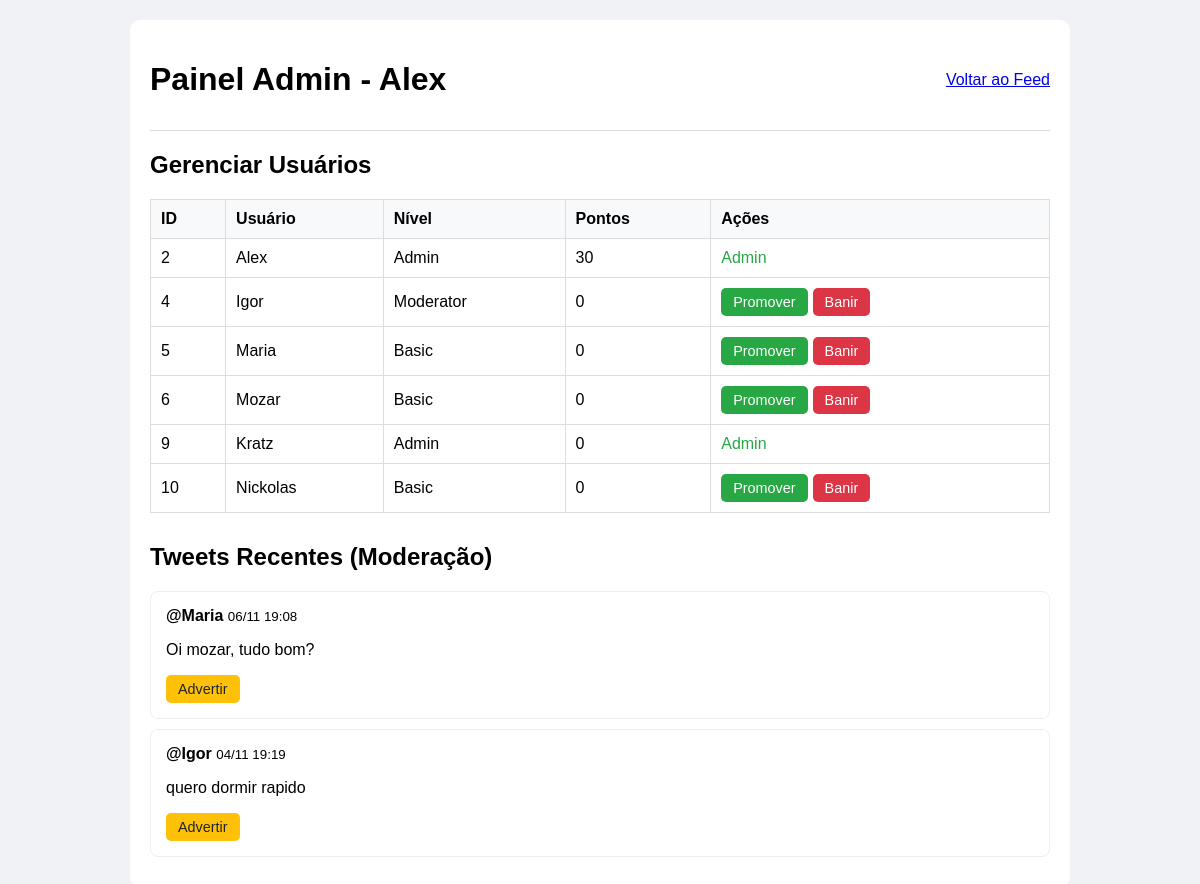
/admin_dashboard.php (signed in), run on the app's committed database.
### tables this page shows
CREATE TABLE `users` (
  `id` bigint NOT NULL AUTO_INCREMENT,
  `username` varchar(50) NOT NULL,
  `email` varchar(100) NOT NULL,
  `password_hash` varchar(255) NOT NULL,
  `name` varchar(100) DEFAULT NULL,
  `created_at` timestamp NOT NULL DEFAULT CURRENT_TIMESTAMP,
  `privilege_level` enum('basic','intermediate','advanced','moderator','admin','banned','suspended') NOT NULL DEFAULT 'basic',
  `points` int DEFAULT '0',
  PRIMARY KEY (`id`),
  UNIQUE KEY `username` (`username`),
  UNIQUE KEY `email` (`email`)
);

CREATE TABLE `tweets` (
  `id` bigint NOT NULL AUTO_INCREMENT,
  `user_id` bigint NOT NULL,
  `content` varchar(280) NOT NULL,
  `created_at` timestamp NOT NULL DEFAULT CURRENT_TIMESTAMP,
  PRIMARY KEY (`id`),
  KEY `user_id` (`user_id`),
  CONSTRAINT `tweets_ibfk_1` FOREIGN KEY (`user_id`) REFERENCES `users` (`id`)
);

### admin_dashboard.php (the view, shortened to what this page needs)
<?php
include 'api/db_connect.php';
$user_id = $_SESSION['user_id'];
$stmt = $pdo->prepare("SELECT username FROM users WHERE id = ?");
$stmt->execute([$user_id]);
$admin = $stmt->fetch(PDO::FETCH_ASSOC);
?>
<!DOCTYPE html>
<html lang="pt-br">
<head>
</head>
<body>
    <div class="container">
        <div class="header">
            <h1>Painel Admin - <?php echo htmlspecialchars($admin['username']); ?></h1>
            <a href="dashboard.php">Voltar ao Feed</a>
        </div>
        <h2>Gerenciar Usuários</h2>
        <table>
            <tr>
                <th>ID</th>
                <th>Usuário</th>
                <th>Nível</th>
                <th>Pontos</th>
                <th>Ações</th>
            </tr>
            <?php
            $stmt = $pdo->query("SELECT id, username, privilege_level, points FROM users ORDER BY id");
            while ($user = $stmt->fetch(PDO::FETCH_ASSOC)) {
                $isAdmin = $user['privilege_level'] === 'admin';
                $isBanned = $user['privilege_level'] === 'banned';
                echo "<tr>";
                echo "<td>{$user['id']}</td>";
                echo "<td>" . htmlspecialchars($user['username']) . "</td>";
                echo "<td>" . ucfirst($user['privilege_level']) . "</td>";
                echo "<td>{$user['points']}</td>";
                echo "<td>";
                if (!$isAdmin && !$isBanned) {
                    echo "<button class='btn btn-promote' onclick='promoteUser({$user['id']})'>Promover</button>";
                    echo "<button class='btn btn-ban' onclick='banUser({$user['id']})'>Banir</button>";
                } elseif ($isBanned) {
                    echo "<span style='color:#dc3545;'>Banido</span>";
                } else {
                    echo "<span style='color:#28a745;'>Admin</span>";
                }
                echo "</td>";
                echo "</tr>";
            }
            ?>
        </table>
        <div class="tweet-list">
            <h2>Tweets Recentes (Moderação)</h2>
            <?php
            $stmt = $pdo->query("
                SELECT t.id, t.content, t.created_at, u.username
                FROM tweets t
                JOIN users u ON t.user_id = u.id
                WHERE u.privilege_level != 'admin'
                ORDER BY t.created_at DESC LIMIT 20
            ");
            while ($tweet = $stmt->fetch(PDO::FETCH_ASSOC)) {
                echo "<div class='tweet-item'>";
                echo "<strong>@{$tweet['username']}</strong> ";
                echo "<small>" . date('d/m H:i', strtotime($tweet['created_at'])) . "</small><br>";
                echo "<p>" . nl2br(htmlspecialchars($tweet['content'])) . "</p>";
                echo "<div class='tweet-actions'>";
                echo "<button class='btn btn-warn' onclick='warnTweet({$tweet['id']})'>Advertir</button>";
                echo "</div>";
                echo "</div>";
            }
            ?>
        </div>
    </div>
</body>
</html>

### admin_dashboard.php (style rules this page uses)
body { font-family: Arial; background: #f0f2f5; margin: 0; padding: 20px; }
.container { max-width: 900px; margin: 0 auto; background: white; padding: 20px; border-radius: 10px; }
.header { display: flex; justify-content: space-between; align-items: center; border-bottom: 1px solid #ddd; padding-bottom: 10px; }
table { width: 100%; border-collapse: collapse; margin-top: 20px; }
th, td { padding: 10px; border: 1px solid #ddd; text-align: left; }
th { background: #f8f9fa; }
.btn { padding: 6px 12px; border: none; border-radius: 5px; cursor: pointer; font-size: 0.9em; margin-right: 5px; }
.btn-warn { background: #ffc107; color: #212529; }
.btn-promote { background: #28a745; color: white; }
.btn-ban { background: #dc3545; color: white; }
.tweet-list { margin-top: 30px; }
.tweet-item { border: 1px solid #eee; padding: 15px; margin-bottom: 10px; border-radius: 8px; }
.tweet-actions { margin-top: 10px; }

### data on the page
users: username "Alex", id "2", privilege_level "Admin", points "30"
users: id "4", username "Igor", privilege_level "Moderator", points "0"
users: id "5", username "Maria", privilege_level "Basic", points "0"
users: id "6", username "Mozar", privilege_level "Basic", points "0"
users: id "9", username "Kratz", privilege_level "Admin", points "0"
users: id "10", username "Nickolas", privilege_level "Basic", points "0"
tweets: user.username "Maria", created_at "06/11 19:08", content "Oi mozar, tudo bom?"
tweets: user.username "Igor", created_at "04/11 19:19", content "quero dormir rapido"
